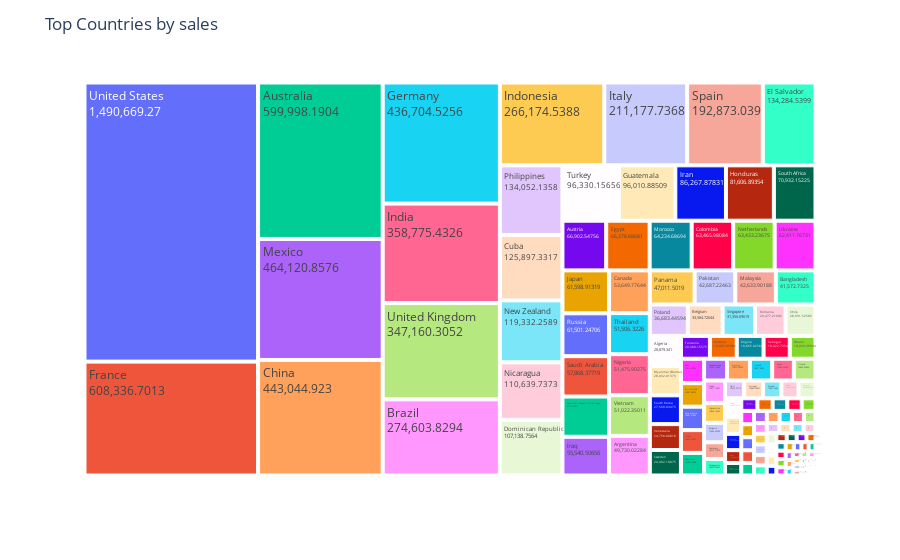

Write notebook code for a chart like this one.
### Code cell
import plotly.express as px
fig = px.treemap(df,path=['Country'],values='Sales')
fig.update_layout(title='Top Countries by sales')
fig.update_traces(textinfo='label+value')
fig.show()

### Figure 1 — Plotly figure (JSON) as saved in the notebook; plotly's stock layout.template omitted (floating-point values rounded to 4 significant figures; data arrays with more than 128 entries replaced by an {"elided": "..."} marker saying what was removed)
{"data": [{"branchvalues": "total", "domain": {"x": [0, 1], "y": [0, 1]}, "hovertemplate": "labels=%{label}<br>Sales=%{value}<br>parent=%{parent}<br>id=%{id}<extra></extra>", "ids": {"elided": "147 str values"}, "labels": {"elided": "147 str values"}, "name": "", "parents": {"elided": "147 str values"}, "textinfo": "label+value", "type": "treemap", "values": {"elided": "147 float values"}}], "layout": {"legend": {"tracegroupgap": 0}, "margin": {"t": 60}, "title": {"text": "Top Countries by sales"}}}
